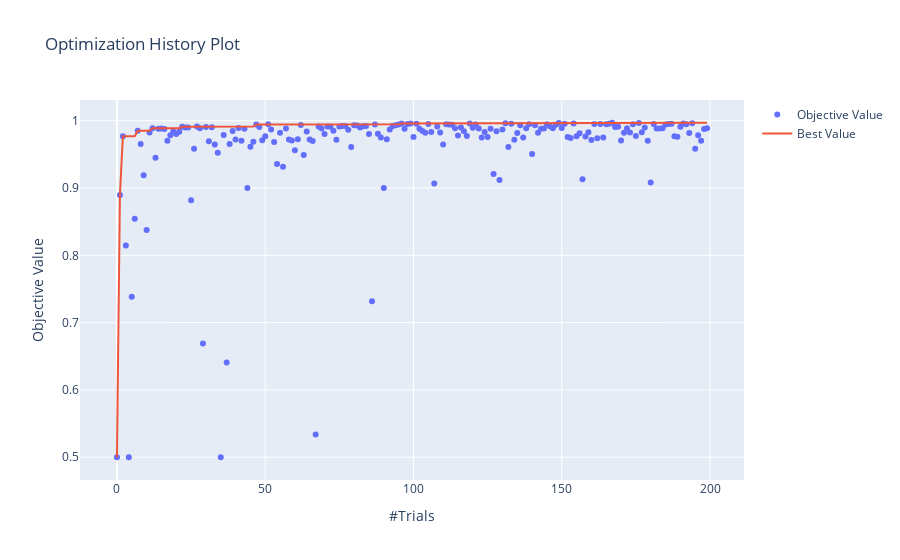

The notebook cell saved with this chart:
### Code cell
fig = optuna.visualization.plot_optimization_history(study)
fig.show()

### Figure 1 — Plotly figure (JSON) as saved in the notebook; plotly's stock layout.template omitted (floating-point values rounded to 4 significant figures; data arrays with more than 128 entries replaced by an {"elided": "..."} marker saying what was removed)
{"data": [{"mode": "markers", "name": "Objective Value", "type": "scatter", "x": {"elided": "200 int values"}, "y": {"elided": "200 float values"}}, {"name": "Best Value", "type": "scatter", "x": {"elided": "200 int values"}, "y": {"elided": "200 float values"}}], "layout": {"title": {"text": "Optimization History Plot"}, "xaxis": {"title": {"text": "#Trials"}}, "yaxis": {"title": {"text": "Objective Value"}}}}
